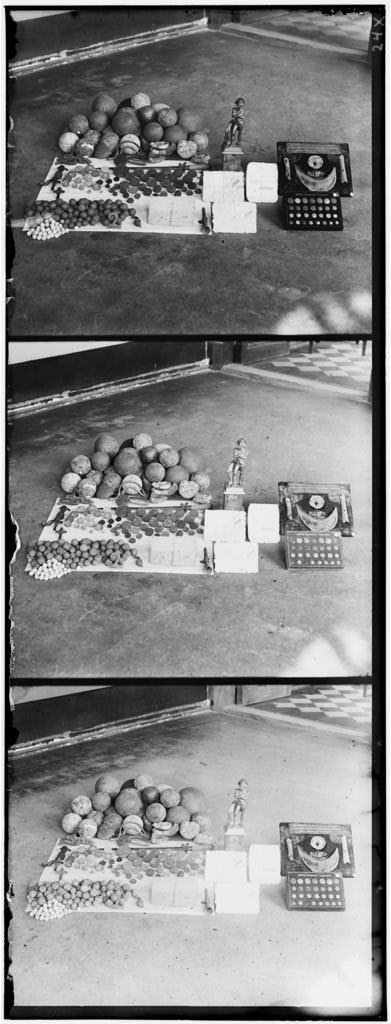
%> input picture Computer_vision_and_Visual_special_effects/Normalized_cross_correlation/00017v.jpg, 391 x 1024 px
$ octave --eval "result = NCC('00017v.jpg');"   (GNU Octave 9; MATLAB toolbox functions it lacks are replaced by stand-ins)
%> lines starting %> are read from the running program, lines starting %| are printed output that depends on the picture
function [ res ] = NCC(input)
%> called with input = '00017v.jpg'

img = imread(input);
%> img is the input picture: size 1024x391 uint8; min 0, max 255, mean 132.8

%h : height, w : width, c : channel
[h w c] = size(img);
%> h = 1024; w = 391; c = 1
h = round(h/3);
%> h = 341
res = zeros(h, w, 3, 'uint8');
r_img = zeros(h, w, 'uint8');
g_img = zeros(h, w, 'uint8');
b_img = zeros(h, w, 'uint8');

for k = 0 : 2
    for i = 1 : h
        for j = 1 : w
            if k == 0
                r_img(i, j) = img(i, j);
            elseif k == 1
                g_img(i, j) = img(i+h, j);
            else
                b_img(i, j) = img(i+2*h, j);
            end
        end
    end
end
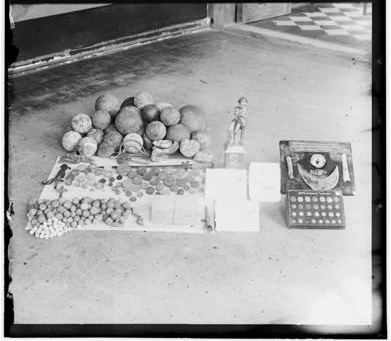
%> b_img: size 341x391 uint8; min 0, max 255, mean 160.3
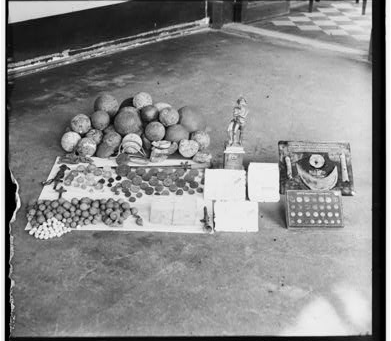
%> g_img: size 341x391 uint8; min 0, max 255, mean 138
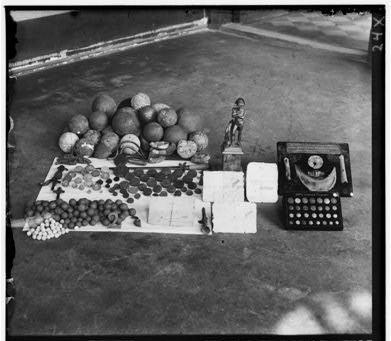
%> r_img: size 341x391 uint8; min 0, max 255, mean 99.8

figure(1),imshow(img)
figure(2), subplot(3, 1, 1), imshow(r_img);
figure(2), subplot(3, 1, 2), imshow(g_img);
figure(2), subplot(3, 1, 3), imshow(b_img);

%range is to compute SSD range.
range = 20;

% Window size
window_size = 10;

min_index = zeros(1, 2);

% store to Compute difference of each windows from image1 to image2
diff_arr = zeros(h, w, 2, 'double');

%00017v.jpg case
fixed_x = 200;
fixed_y = 200;

min = 9999999;
for k = fixed_y - range/2 : fixed_y + range/2
    for l = fixed_x - range/2 : fixed_x + range/2
        for n = -window_size : window_size
            for m = -window_size : window_size
                diff_arr(k, l) = diff_arr(k, l) + (r_img(fixed_y+n, fixed_x+m) - g_img(k+n, l+m))^2;
            end
        end

        if diff_arr(k, l) < min
            min = diff_arr(k, l);
            min_index(1, 1) = l - fixed_x;
            min_index(1, 2) = k - fixed_y;
        end
    end
end
%> after the loop, min = 179; min_index = [2 -1]

result(1, 1, 1) = min_index(1, 1);
result(1, 1, 2) = min_index(1, 2);

min = 9999999;
for k = fixed_y - range/2 : fixed_y + range/2
    for l = fixed_x - range/2 : fixed_x + range/2
        for n = -window_size : window_size
            for m = -window_size : window_size
                diff_arr(k, l) = diff_arr(k, l) + (r_img(fixed_y+n, fixed_x+m) - b_img(k+n, l+m))^2;
            end
        end

        if diff_arr(k, l) < min
            min = diff_arr(k, l);
            min_index(1, 1) = l - fixed_x;
            min_index(1, 2) = k - fixed_y;
        end
    end
end
%> after the loop, min = 241

result(2, 1, 1) = min_index(1, 1);
result(2, 1, 2) = min_index(1, 2);

for i = 1 : h
    for j = 1 : w
        y1 = i+result(1, 1, 2);
        x1 = j+result(1, 1, 1);
        y2 = i+result(2, 1, 2);
        x2 = j+result(2, 1, 1);

        if y1 >= 1 && x1 >= 1 && y2 >= 1 && x2 >=1 && y1 <= h && x1 <= w && y2 <= h && x2 <= w
            res(i, j, 1) = r_img(i, j);
            res(i, j, 2) = g_img(y1, x1);
            res(i, j, 3) = b_img(y2, x2);
        end
    end
end
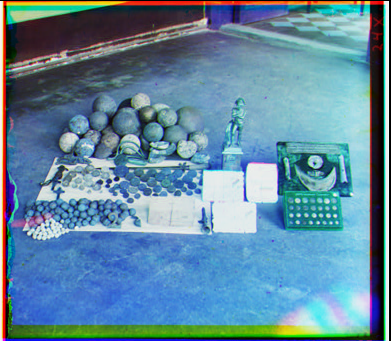
%> res: size 341x391x3 uint8; mean R, G, B 97.8, 136.7, 158.3

figure(3), imshow(res);

$ run again, on Computer_vision_and_Visual_special_effects/Normalized_cross_correlation/31421v.jpg
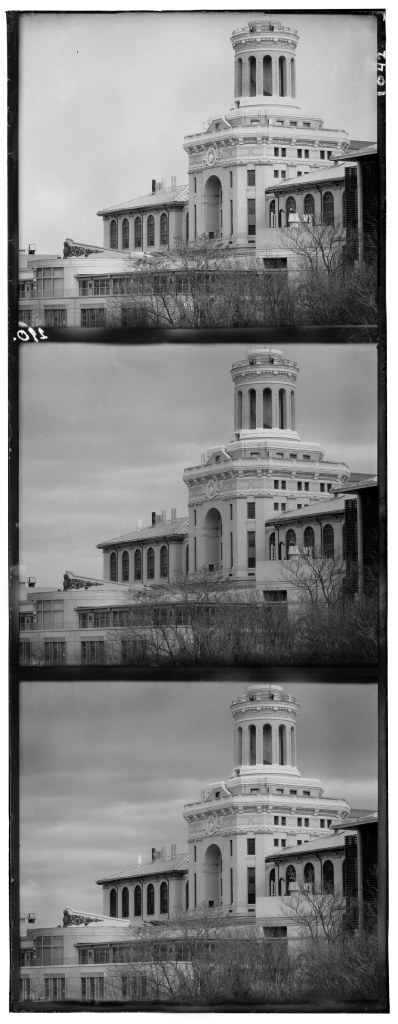
%> input picture Computer_vision_and_Visual_special_effects/Normalized_cross_correlation/31421v.jpg, 398 x 1024 px
%> in NCC, img is the input picture: size 1024x398 uint8; min 0, max 255, mean 131.7
%> after the loop in NCC, `for k = 0 : 2`:
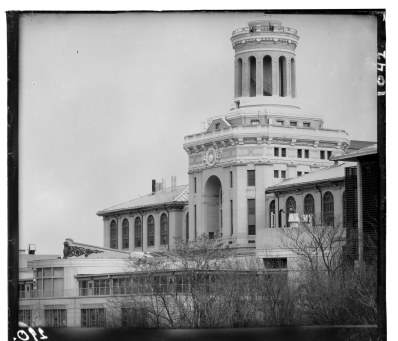
%> r_img: size 341x398 uint8; min 0, max 255, mean 150.1
%> after the loop in NCC, `for k = fixed_y - range/2 : fixed_y + range/2`: min = 255; min_index = [-10 -10]
%> after the loop in NCC, `for i = 1 : h`:
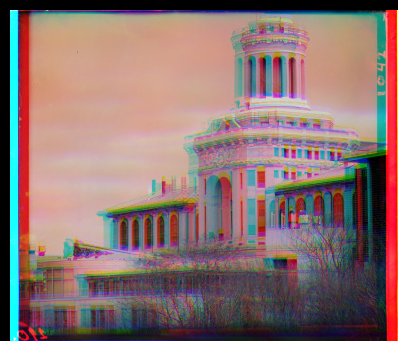
%> res: size 341x398x3 uint8; mean R, G, B 138, 112.9, 111.1
